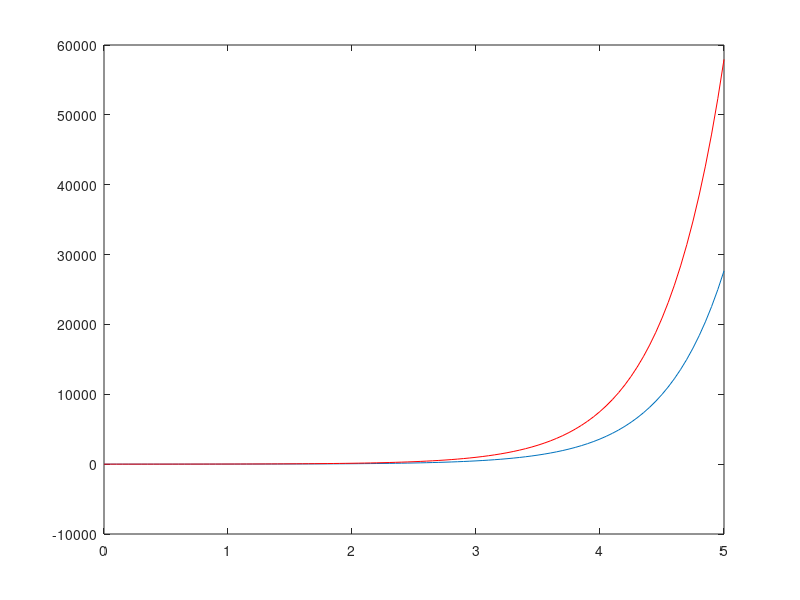

This figure's MATLAB source:
% Runge Kutta Method - Ordinary Differential Equation

f = @(x,y,z) z;
g = @(x,y,z) -z+6*y;
h = 0.05;
x(1) = 0;
y(1) = 2;
z(1) = -1;

for i = 1:100
    f0 = f(x(i),y(i),z(i));
    g0 = g(x(i),y(i),z(i));
    f1 = f(x(i)+0.5*h,y(i)+0.5*h*g0,z(i)+0.5*h*f0);
    g1 = g(x(i)+0.5*h,y(i)+0.5*h*g0,z(i)+0.5*h*f0);
    f2 = f(x(i)+0.5*h,y(i)+0.5*h*g1,z(i)+0.5*h*f1);
    g2 = g(x(i)+0.5*h,y(i)+0.5*h*g1,z(i)+0.5*h*f1);
    f3 = f(x(i)+h,y(i)+h*g2,z(i)+h*f2);
    g3 = g(x(i)+h,y(i)+h*g2,z(i)+h*f2);
    
    x(i+1) = x(i)+h;
    z(i+1) = z(i)+h*(g0+2*g1+2*g2+g3)/6;
    y(i+1) = y(i)+h*(f0+2*f1+2*f2+f3)/6;
end

plot(x,y,x,z,'r');


